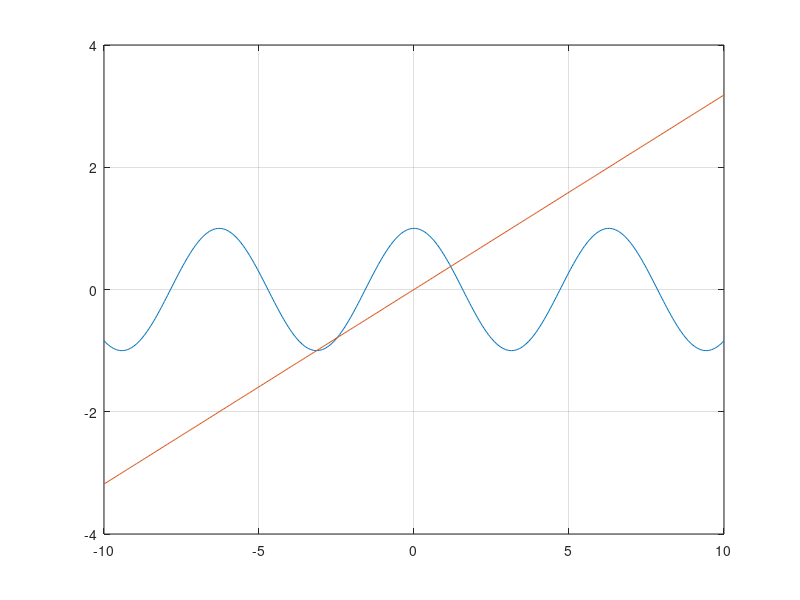

Reproduce this figure in MATLAB.
%% numero quatre
clc
f1 = @(x) cos(x);
f2 = @(x) x./pi;
f = @(x) f1(x) - f2(x);
lsp = -10:0.05:10;
figure
plot(lsp, f1(lsp), lsp, f2(lsp));
hold on;
grid on;
[pzero ~] = ginput;
for i = 1:numel(pzero)
    fzero(f, pzero(i))
end;
% [left ~] = ginput(1);
% [right ~] = ginput(1);
% fzero(f, [left right])